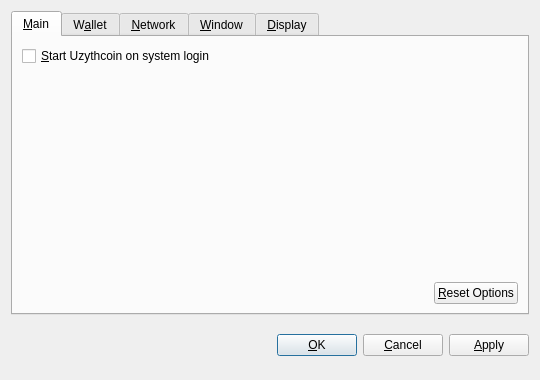
<?xml version="1.0" encoding="UTF-8"?>
<ui version="4.0">
 <class>OptionsDialog</class>
 <widget class="QDialog" name="OptionsDialog">
  <property name="geometry">
   <rect>
    <x>0</x>
    <y>0</y>
    <width>540</width>
    <height>380</height>
   </rect>
  </property>
  <property name="windowTitle">
   <string>Options</string>
  </property>
  <property name="modal">
   <bool>true</bool>
  </property>
  <layout class="QVBoxLayout" name="verticalLayout">
   <item>
    <widget class="QTabWidget" name="tabWidget">
     <property name="tabPosition">
      <enum>QTabWidget::North</enum>
     </property>
     <property name="currentIndex">
      <number>0</number>
     </property>
     <widget class="QWidget" name="tabMain">
      <attribute name="title">
       <string>&amp;Main</string>
      </attribute>
      <layout class="QVBoxLayout" name="verticalLayout_Main">
       <item>
        <widget class="QCheckBox" name="bitcoinAtStartup">
         <property name="toolTip">
          <string>Automatically start Uzythcoin after logging in to the system.</string>
         </property>
         <property name="text">
          <string>&amp;Start Uzythcoin on system login</string>
         </property>
        </widget>
       </item>
       <item>
        <spacer name="verticalSpacer_Main">
         <property name="orientation">
          <enum>Qt::Vertical</enum>
         </property>
         <property name="sizeHint" stdset="0">
          <size>
           <width>20</width>
           <height>40</height>
          </size>
         </property>
        </spacer>
       </item>
       <item>
        <layout class="QHBoxLayout" name="horizontalLayout_2_Main">
         <item>
          <spacer name="horizontalSpacer_2_Main">
           <property name="orientation">
            <enum>Qt::Horizontal</enum>
           </property>
           <property name="sizeHint" stdset="0">
            <size>
             <width>40</width>
             <height>20</height>
            </size>
           </property>
          </spacer>
         </item>
         <item>
          <widget class="QPushButton" name="resetButton">
           <property name="toolTip">
            <string>Reset all client options to default.</string>
           </property>
           <property name="text">
            <string>&amp;Reset Options</string>
           </property>
           <property name="autoDefault">
            <bool>false</bool>
           </property>
          </widget>
         </item>
        </layout>
       </item>
      </layout>
     </widget>
     <widget class="QWidget" name="tabWallet">
      <attribute name="title">
       <string>W&amp;allet</string>
      </attribute>
      <layout class="QVBoxLayout" name="verticalLayout_Network">
       <item>
        <widget class="QLabel" name="transactionFeeInfoLabel">
         <property name="text">
          <string>Optional transaction fee per kB that helps make sure your transactions are processed quickly. Most transactions are 1 kB.</string>
         </property>
         <property name="textFormat">
          <enum>Qt::PlainText</enum>
         </property>
         <property name="wordWrap">
          <bool>true</bool>
         </property>
        </widget>
       </item>
       <item>
        <layout class="QHBoxLayout" name="horizontalLayout_1_Main">
         <item>
          <widget class="QLabel" name="transactionFeeLabel">
           <property name="text">
            <string>Pay transaction &amp;fee</string>
           </property>
           <property name="textFormat">
            <enum>Qt::PlainText</enum>
           </property>
           <property name="buddy">
            <cstring>transactionFee</cstring>
           </property>
          </widget>
         </item>
         <item>
          <widget class="BitcoinAmountField" name="transactionFee"/>
         </item>
         <item>
          <spacer name="horizontalSpacer_1_Main">
           <property name="orientation">
            <enum>Qt::Horizontal</enum>
           </property>
           <property name="sizeHint" stdset="0">
            <size>
             <width>40</width>
             <height>20</height>
            </size>
           </property>
          </spacer>
         </item>
        </layout>
       </item>
       <item>
        <widget class="QLabel" name="label">
         <property name="text">
          <string>If you disable the spending of unconfirmed change, the change from a transaction cannot be used until that transaction has at least one confirmation. This also affects how your balance is computed.</string>
         </property>
         <property name="wordWrap">
          <bool>true</bool>
         </property>
        </widget>
       </item>
       <item>
        <widget class="QCheckBox" name="spendZeroConfChange">
         <property name="text">
          <string>Spend unconfirmed change  (experts only)</string>
         </property>
        </widget>
       </item>
       <item>
        <spacer name="verticalSpacer">
         <property name="orientation">
          <enum>Qt::Vertical</enum>
         </property>
         <property name="sizeHint" stdset="0">
          <size>
           <width>20</width>
           <height>40</height>
          </size>
         </property>
        </spacer>
       </item>
      </layout>
     </widget>
     <widget class="QWidget" name="tabNetwork">
      <attribute name="title">
       <string>&amp;Network</string>
      </attribute>
      <layout class="QVBoxLayout" name="verticalLayout_Network">
       <item>
        <widget class="QCheckBox" name="mapPortUpnp">
         <property name="toolTip">
          <string>Automatically open the Uzythcoin client port on the router. This only works when your router supports UPnP and it is enabled.</string>
         </property>
         <property name="text">
          <string>Map port using &amp;UPnP</string>
         </property>
        </widget>
       </item>
       <item>
        <widget class="QCheckBox" name="connectSocks">
         <property name="toolTip">
          <string>Connect to the Uzythcoin network through a SOCKS proxy (e.g. when connecting through Tor).</string>
         </property>
         <property name="text">
          <string>&amp;Connect through SOCKS proxy:</string>
         </property>
        </widget>
       </item>
       <item>
        <layout class="QHBoxLayout" name="horizontalLayout_Network">
         <item>
          <widget class="QLabel" name="proxyIpLabel">
           <property name="text">
            <string>Proxy &amp;IP:</string>
           </property>
           <property name="textFormat">
            <enum>Qt::PlainText</enum>
           </property>
           <property name="buddy">
            <cstring>proxyIp</cstring>
           </property>
          </widget>
         </item>
         <item>
          <widget class="QValidatedLineEdit" name="proxyIp">
           <property name="maximumSize">
            <size>
             <width>140</width>
             <height>16777215</height>
            </size>
           </property>
           <property name="toolTip">
            <string>IP address of the proxy (e.g. 127.0.0.1)</string>
           </property>
          </widget>
         </item>
         <item>
          <widget class="QLabel" name="proxyPortLabel">
           <property name="text">
            <string>&amp;Port:</string>
           </property>
           <property name="textFormat">
            <enum>Qt::PlainText</enum>
           </property>
           <property name="buddy">
            <cstring>proxyPort</cstring>
           </property>
          </widget>
         </item>
         <item>
          <widget class="QLineEdit" name="proxyPort">
           <property name="maximumSize">
            <size>
             <width>55</width>
             <height>16777215</height>
            </size>
           </property>
           <property name="toolTip">
            <string>Port of the proxy (e.g. 9050)</string>
           </property>
          </widget>
         </item>
         <item>
          <widget class="QLabel" name="socksVersionLabel">
           <property name="text">
            <string>SOCKS &amp;Version:</string>
           </property>
           <property name="textFormat">
            <enum>Qt::PlainText</enum>
           </property>
           <property name="buddy">
            <cstring>socksVersion</cstring>
           </property>
          </widget>
         </item>
         <item>
          <widget class="QValueComboBox" name="socksVersion">
           <property name="toolTip">
            <string>SOCKS version of the proxy (e.g. 5)</string>
           </property>
          </widget>
         </item>
         <item>
          <spacer name="horizontalSpacer_Network">
           <property name="orientation">
            <enum>Qt::Horizontal</enum>
           </property>
           <property name="sizeHint" stdset="0">
            <size>
             <width>40</width>
             <height>20</height>
            </size>
           </property>
          </spacer>
         </item>
        </layout>
       </item>
       <item>
        <spacer name="verticalSpacer_Network">
         <property name="orientation">
          <enum>Qt::Vertical</enum>
         </property>
         <property name="sizeHint" stdset="0">
          <size>
           <width>20</width>
           <height>40</height>
          </size>
         </property>
        </spacer>
       </item>
      </layout>
     </widget>
     <widget class="QWidget" name="tabWindow">
      <attribute name="title">
       <string>&amp;Window</string>
      </attribute>
      <layout class="QVBoxLayout" name="verticalLayout_Window">
       <item>
        <widget class="QCheckBox" name="minimizeToTray">
         <property name="toolTip">
          <string>Show only a tray icon after minimizing the window.</string>
         </property>
         <property name="text">
          <string>&amp;Minimize to the tray instead of the taskbar</string>
         </property>
        </widget>
       </item>
       <item>
        <widget class="QCheckBox" name="minimizeOnClose">
         <property name="toolTip">
          <string>Minimize instead of exit the application when the window is closed. When this option is enabled, the application will be closed only after selecting Quit in the menu.</string>
         </property>
         <property name="text">
          <string>M&amp;inimize on close</string>
         </property>
        </widget>
       </item>
       <item>
        <spacer name="verticalSpacer_Window">
         <property name="orientation">
          <enum>Qt::Vertical</enum>
         </property>
         <property name="sizeHint" stdset="0">
          <size>
           <width>20</width>
           <height>40</height>
          </size>
         </property>
        </spacer>
       </item>
      </layout>
     </widget>
     <widget class="QWidget" name="tabDisplay">
      <attribute name="title">
       <string>&amp;Display</string>
      </attribute>
      <layout class="QVBoxLayout" name="verticalLayout_Display">
       <item>
        <layout class="QHBoxLayout" name="horizontalLayout_1_Display">
         <item>
          <widget class="QLabel" name="langLabel">
           <property name="text">
            <string>User Interface &amp;language:</string>
           </property>
           <property name="textFormat">
            <enum>Qt::PlainText</enum>
           </property>
           <property name="buddy">
            <cstring>lang</cstring>
           </property>
          </widget>
         </item>
         <item>
          <widget class="QValueComboBox" name="lang">
           <property name="toolTip">
            <string>The user interface language can be set here. This setting will take effect after restarting Uzythcoin.</string>
           </property>
          </widget>
         </item>
        </layout>
       </item>
       <item>
        <layout class="QHBoxLayout" name="horizontalLayout_2_Display">
         <item>
          <widget class="QLabel" name="unitLabel">
           <property name="text">
            <string>&amp;Unit to show amounts in:</string>
           </property>
           <property name="textFormat">
            <enum>Qt::PlainText</enum>
           </property>
           <property name="buddy">
            <cstring>unit</cstring>
           </property>
          </widget>
         </item>
         <item>
          <widget class="QValueComboBox" name="unit">
           <property name="toolTip">
            <string>Choose the default subdivision unit to show in the interface and when sending coins.</string>
           </property>
          </widget>
         </item>
        </layout>
       </item>
       <item>
        <widget class="QCheckBox" name="displayAddresses">
         <property name="toolTip">
          <string>Whether to show Uzythcoin addresses in the transaction list or not.</string>
         </property>
         <property name="text">
          <string>&amp;Display addresses in transaction list</string>
         </property>
        </widget>
       </item>
       <item>
        <widget class="QCheckBox" name="coinControlFeatures">
         <property name="toolTip">
          <string>Whether to show coin control features or not.</string>
         </property>
         <property name="text">
          <string>Display coin &amp;control features (experts only!)</string>
         </property>
        </widget>
       </item>
       <item>
        <spacer name="verticalSpacer_Display">
         <property name="orientation">
          <enum>Qt::Vertical</enum>
         </property>
         <property name="sizeHint" stdset="0">
          <size>
           <width>20</width>
           <height>40</height>
          </size>
         </property>
        </spacer>
       </item>
      </layout>
     </widget>
    </widget>
   </item>
   <item>
    <layout class="QHBoxLayout" name="horizontalLayout_Buttons">
     <item>
      <spacer name="horizontalSpacer_1">
       <property name="orientation">
        <enum>Qt::Horizontal</enum>
       </property>
       <property name="sizeHint" stdset="0">
        <size>
         <width>40</width>
         <height>48</height>
        </size>
       </property>
      </spacer>
     </item>
     <item>
      <widget class="QLabel" name="statusLabel">
       <property name="font">
        <font>
         <weight>75</weight>
         <bold>true</bold>
        </font>
       </property>
       <property name="text">
        <string/>
       </property>
       <property name="textFormat">
        <enum>Qt::PlainText</enum>
       </property>
       <property name="wordWrap">
        <bool>true</bool>
       </property>
      </widget>
     </item>
     <item>
      <spacer name="horizontalSpacer_2">
       <property name="orientation">
        <enum>Qt::Horizontal</enum>
       </property>
       <property name="sizeHint" stdset="0">
        <size>
         <width>40</width>
         <height>48</height>
        </size>
       </property>
      </spacer>
     </item>
     <item>
      <widget class="QPushButton" name="okButton">
       <property name="text">
        <string>&amp;OK</string>
       </property>
      </widget>
     </item>
     <item>
      <widget class="QPushButton" name="cancelButton">
       <property name="text">
        <string>&amp;Cancel</string>
       </property>
       <property name="autoDefault">
        <bool>false</bool>
       </property>
      </widget>
     </item>
     <item>
      <widget class="QPushButton" name="applyButton">
       <property name="text">
        <string>&amp;Apply</string>
       </property>
       <property name="autoDefault">
        <bool>false</bool>
       </property>
      </widget>
     </item>
    </layout>
   </item>
  </layout>
 </widget>
 <customwidgets>
  <customwidget>
   <class>BitcoinAmountField</class>
   <extends>QSpinBox</extends>
   <header>bitcoinamountfield.h</header>
  </customwidget>
  <customwidget>
   <class>QValueComboBox</class>
   <extends>QComboBox</extends>
   <header>qvaluecombobox.h</header>
  </customwidget>
  <customwidget>
   <class>QValidatedLineEdit</class>
   <extends>QLineEdit</extends>
   <header>qvalidatedlineedit.h</header>
  </customwidget>
 </customwidgets>
 <resources/>
 <connections/>
</ui>
